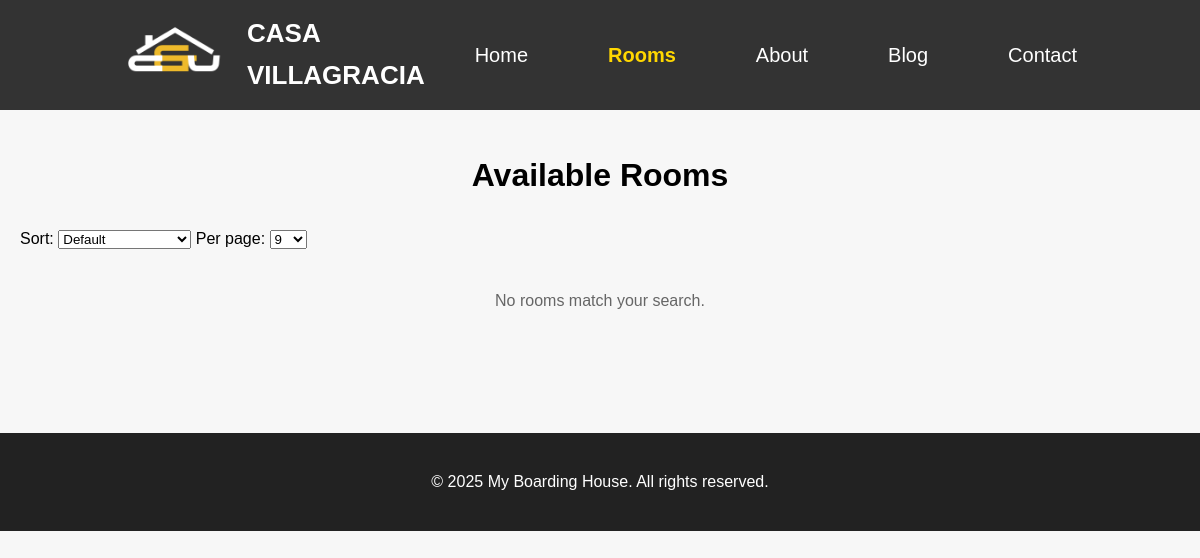
Before: /rooms.php with the older database file.
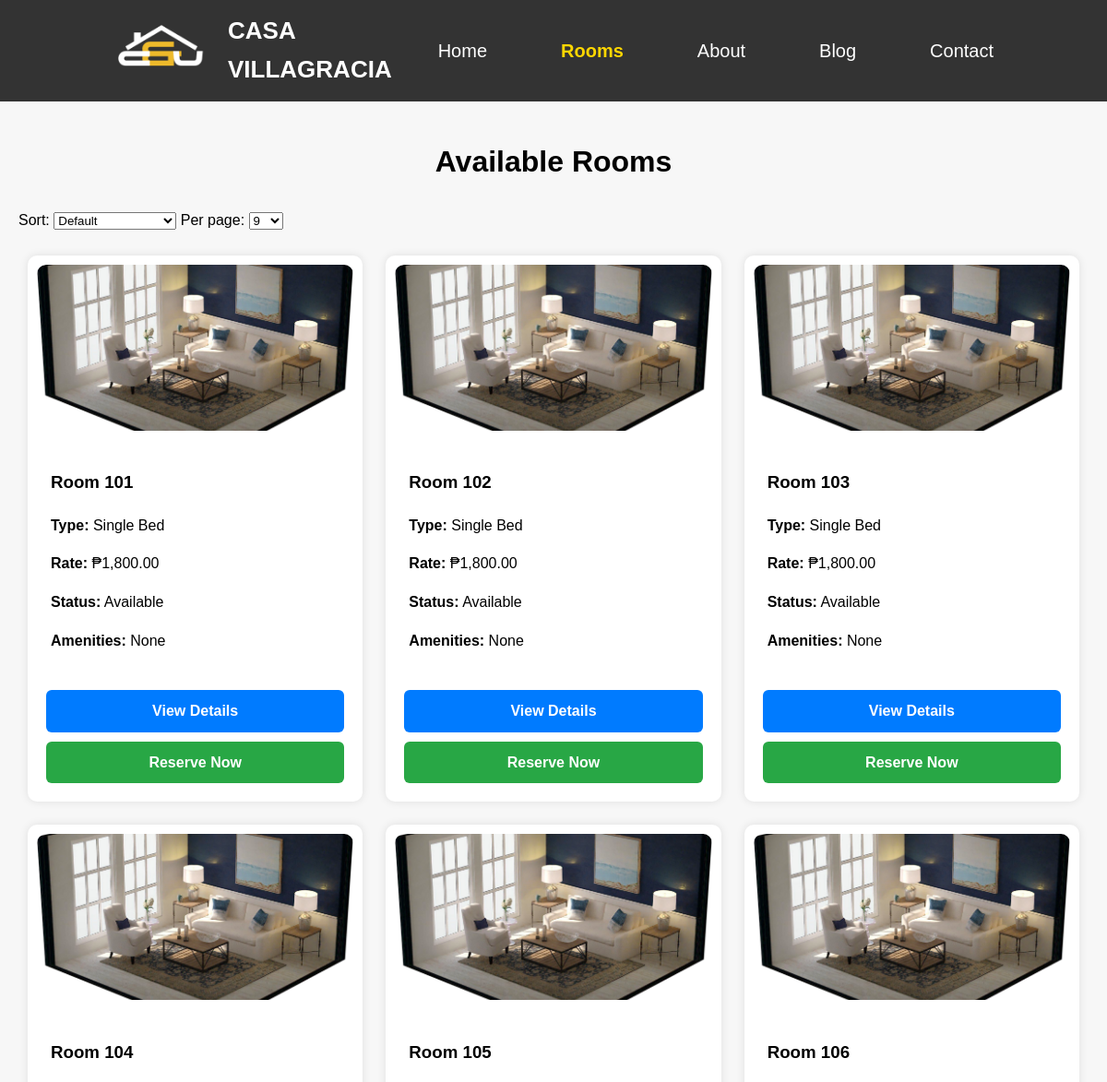
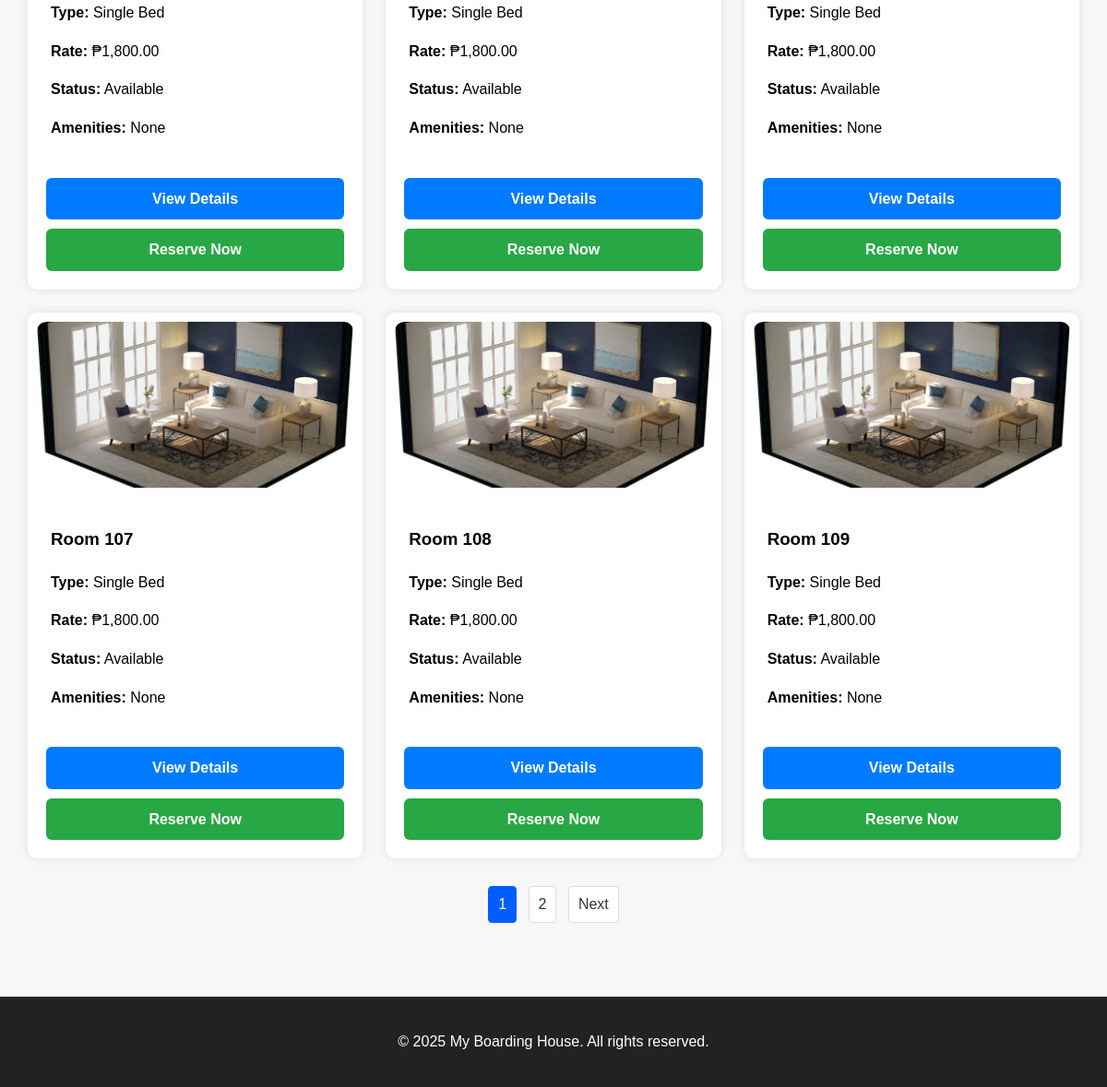
After: the same page with the newer database file (2 pictures, top to bottom).
### tables this page shows
CREATE TABLE room (
    room_id INT AUTO_INCREMENT PRIMARY KEY,
    room_number VARCHAR(20) NOT NULL UNIQUE,
    room_size VARCHAR(50),
    room_rate DECIMAL(10,2) NOT NULL,
    rstat_id INT NOT NULL,
    FOREIGN KEY (rstat_id) REFERENCES room_status(rstat_id) ON UPDATE CASCADE,
    INDEX (room_rate)
);

CREATE TABLE room_status (
    rstat_id INT AUTO_INCREMENT PRIMARY KEY,
    rstat_desc VARCHAR(50) NOT NULL UNIQUE
);

### public/rooms.php (the view, shortened to what this page needs)
<?php
require_once __DIR__ . '/../includes/db.php';
require_once __DIR__ . '/../includes/header.php';
$page = isset($_GET['page']) ? max(1, (int)$_GET['page']) : 1;
$per_page = isset($_GET['per_page']) ? max(1, (int)$_GET['per_page']) : 9;
$params = [];
$whereSQL = "";
$orderBy = "r.room_number ASC";
$countSql = "
    SELECT COUNT(DISTINCT r.room_id) AS total
    FROM room r
    LEFT JOIN room_status rs ON r.rstat_id = rs.rstat_id
    LEFT JOIN roomamenities ra ON r.room_id = ra.room_id
    LEFT JOIN amenities a ON ra.amen_id = a.amen_id
    $whereSQL
";
$countStmt = $pdo->prepare($countSql);
$countStmt->execute($params);
$total = (int)$countStmt->fetchColumn();
$totalPages = (int)ceil($total / $per_page);
$offset = ($page - 1) * $per_page;
$sql = "
    SELECT r.room_id, r.room_number, r.room_size, r.room_rate, rs.rstat_desc,
           GROUP_CONCAT(a.amen_name SEPARATOR ', ') AS amenities
    FROM room r
    LEFT JOIN room_status rs ON r.rstat_id = rs.rstat_id
    LEFT JOIN roomamenities ra ON r.room_id = ra.room_id
    LEFT JOIN amenities a ON ra.amen_id = a.amen_id
    $whereSQL
    GROUP BY r.room_id
    ORDER BY $orderBy
    LIMIT :limit OFFSET :offset
";
$stmt = $pdo->prepare($sql);
$stmt->bindValue(':limit', (int)$per_page, PDO::PARAM_INT);
$stmt->bindValue(':offset', (int)$offset, PDO::PARAM_INT);
$stmt->execute();
$rooms = $stmt->fetchAll(PDO::FETCH_ASSOC);
function render_rooms_grid($rooms) {
    if (empty($rooms)) {
        echo '<p class="no-results">No rooms match your search.</p>';
        return;
    }
    echo '<div class="rooms-grid" id="roomsGrid">';
    foreach ($rooms as $room) {
        $amen = $room['amenities'] ?: 'None';
        $roomNumber = htmlspecialchars($room['room_number']);
        $roomSize   = htmlspecialchars($room['room_size']);
        $roomRate   = number_format($room['room_rate'], 2);
        $status     = htmlspecialchars($room['rstat_desc']);
        $roomId     = (int)$room['room_id'];
        echo <<<HTML
        <div class="room-card">
            <div class="room-img">
                <img src="./assets/images/Room.png" alt="Room {$roomNumber}">
            </div>
            <div class="room-info">
                <h3>Room {$roomNumber}</h3>
                <p><strong>Type:</strong> {$roomSize}</p>
                <p><strong>Rate:</strong> ₱{$roomRate}</p>
                <p><strong>Status:</strong> {$status}</p>
                <p><strong>Amenities:</strong> {$amen}</p>
            </div>
            <a class="room-btn" href="room.php?id={$roomId}">View Details</a>
            <a class="reserve-btn" href="reservation.php?room_id={$roomId}">Reserve Now</a>
        </div>
HTML;
    }
    echo '</div>';
}
?>
<section class="rooms-section">
    <h2 class="page-title">Available Rooms</h2>
    <div class="controls">
        <form id="nonAjaxControls" method="get" action="rooms.php">
            <label for="sortSelect">Sort:</label>
            <select id="sortSelect" name="sort" onchange="this.form.submit()">
                <option value="">Default</option>
            </select>
            <label for="perPage">Per page:</label>
            <select id="perPage" name="per_page" onchange="this.form.submit()">
                <option value="9" <?= $per_page==9?'selected':'' ?>>9</option>
            </select>
        </form>
    </div>
    <?php render_rooms_grid($rooms); ?>
    <div class="pagination">
        <?php
        $start = max(1, $page - 2);
        $end = min($totalPages, $page + 2);
        for ($p = $start; $p <= $end; $p++):
            if ($p == $page):
        ?>
                <span class="page-link current"><?= $p ?></span>
        <?php else: ?>
                <a href="<?= htmlspecialchars(build_page_url($p)) ?>" class="page-link"><?= $p ?></a>
        <?php endif; endfor; ?>
        <?php if ($page < $totalPages): ?>
            <a href="<?= htmlspecialchars(build_page_url($page+1)) ?>" class="page-link">Next</a>
        <?php endif; ?>
    </div>
</section>
<?php
require_once __DIR__ . '/../includes/footer.php';
function build_page_url($newPage) {
    $qs = $_GET;
    $qs['page'] = $newPage;
    if (!isset($qs['per_page'])) {
        $qs['per_page'] = 9;
    }
    return 'rooms.php?' . http_build_query($qs);
}

### includes/header.php (shortened to what this page needs)
<?php
$currentPage = basename($_SERVER['PHP_SELF']);
?>
<!DOCTYPE html>
<html lang="en">
<head>
    <link rel="stylesheet" href="assets/css/style.css">
    <link rel="stylesheet" href="assets/css/rooms.css">
    <link rel="stylesheet" href="assets/css/room.css">
    <link rel="stylesheet" href="assets/css/reservation.css">
</head>
<body>
<header class="main-header">
    <div class="logo">
        <img src="./assets/images/c.png"  alt="Logo">
        <a href="index.php">CASA VILLAGRACIA</a>
    </div>
    <nav class="nav-menu" id="navMenu">
        <a href="index.php" class="<?= $currentPage == 'index.php' ? 'active' : '' ?>">Home</a>
        <a href="rooms.php" class="<?= $currentPage == 'rooms.php' ? 'active' : '' ?>">Rooms</a>
        <a href="about.php" class="<?= $currentPage == 'about.php' ? 'active' : '' ?>">About</a>
        <a href="blog.php" class="<?= $currentPage == 'blog.php' ? 'active' : '' ?>">Blog</a>
        <a href="contact.php" class="<?= $currentPage == 'contact.php' ? 'active' : '' ?>">Contact</a>
    </nav>
</header>
<main class="content">

### includes/footer.php
</main>
<footer class="main-footer">
    <p>&copy; <?= date("Y") ?> My Boarding House. All rights reserved.</p>
</footer>
</body>
</html>

### public/assets/css/style.css (style rules this page uses)
body { margin: 0; line-height: 1.6; padding: 0; font-family: Arial, sans-serif; background: #f7f7f7; }
.logo { font-size: 20px; font-weight: bold; }
.nav-menu a.active { color: #ffd700; font-weight: bold; }
.main-header { position: sticky; top: 0; z-index: 999; background: #333; transition: background 0.3s ease; }
h1, h2 { margin-top: 0; }
.rooms-grid { display: flex; flex-wrap: wrap; gap: 20px;; }
.room-card { flex: 1 1 calc(33% - 20px); background: #fff; border-radius: 10px; text-align: center; padding: 10px; box-shadow: 0 2px 10px rgba(0,0,0,0.1); }
.room-card img { width: 100%; border-radius: 10px; }
footer { text-align: center; padding: 20px; margin-top: 40px; background: #222; color: white; }
.main-header { display: flex; justify-content: space-between; align-items: center; padding: 0px 120px; background: #333; color: white; }
.logo { display: flex; align-items: center; gap: 17px; }
.logo img { width: 110px; height: auto; }
.logo a { color: white; text-decoration: none; font-size: 26px; font-weight: bold; }
.nav-menu { display: flex; gap: 80px; padding: 0px 50px; }
.nav-menu a { color: white; text-decoration: none; font-size: 20px; font-weight: 500; }
.controls { display:flex; gap:12px; align-items:center; margin-bottom:15px; }
.pagination, #ajaxPagination { margin-top:20px; text-align:center; }
.page-link, .ajax-page { display:inline-block; padding:6px 10px; margin:0 4px; background:#fff; border:1px solid #ddd; border-radius:4px; text-decoration:none; color:#333; }
.page-link.current, .ajax-page.current { background:#005eff; color:#fff; border-color:#005eff; }
.no-results { padding: 20px; text-align:center; color:#666; }

### public/assets/css/rooms.css (style rules this page uses)
.rooms-section { padding: 40px 20px; text-align: center; }
.page-title { font-size: 2.2rem; margin-bottom: 25px; }
.rooms-grid { display: grid; grid-template-columns: repeat(auto-fit, minmax(280px, 1fr)); gap: 25px; padding: 10px; }
.room-card { background: #fff; border-radius: 10px; box-shadow: 0 0 10px rgba(0,0,0,0.1); overflow: hidden; transition: 0.3s; }
.room-img img { width: 100%; height: 180px; object-fit: cover; }
.room-info { padding: 15px; text-align: left; }
.room-btn, .reserve-btn { display: block; margin: 10px; padding: 10px 0; border-radius: 6px; text-align: center; text-decoration: none; font-weight: bold; }
.room-btn { background: #007bff; color: white; }
.reserve-btn { background: #28a745; color: white; }

### public/assets/css/room.css (style rules this page uses)
.page-title { font-size: 32px; font-weight: bold; }

Changed rows visible on the page:
added room: room_number "101", room_size "Single Bed", room_rate "1,800.00", rstat.rstat_desc "Available", amen "None"
added room: room_number "102", room_size "Single Bed", room_rate "1,800.00", rstat.rstat_desc "Available", amen "None"
added room: room_number "103", room_size "Single Bed", room_rate "1,800.00", rstat.rstat_desc "Available", amen "None"
added room: room_number "104", room_size "Single Bed", room_rate "1,800.00", rstat.rstat_desc "Available", amen "None"
added room: room_number "105", room_size "Single Bed", room_rate "1,800.00", rstat.rstat_desc "Available", amen "None"
added room: room_number "106", room_size "Single Bed", room_rate "1,800.00", rstat.rstat_desc "Available", amen "None"
added room: room_number "107", room_size "Single Bed", room_rate "1,800.00", rstat.rstat_desc "Available", amen "None"
added room: room_number "108", room_size "Single Bed", room_rate "1,800.00", rstat.rstat_desc "Available", amen "None"
added room: room_number "109", room_size "Single Bed", room_rate "1,800.00", rstat.rstat_desc "Available", amen "None"
Other visible differences:
new list line: "1"
new list line: "2"
text no longer shown: "No rooms match your search."
text now shown: "Next"
